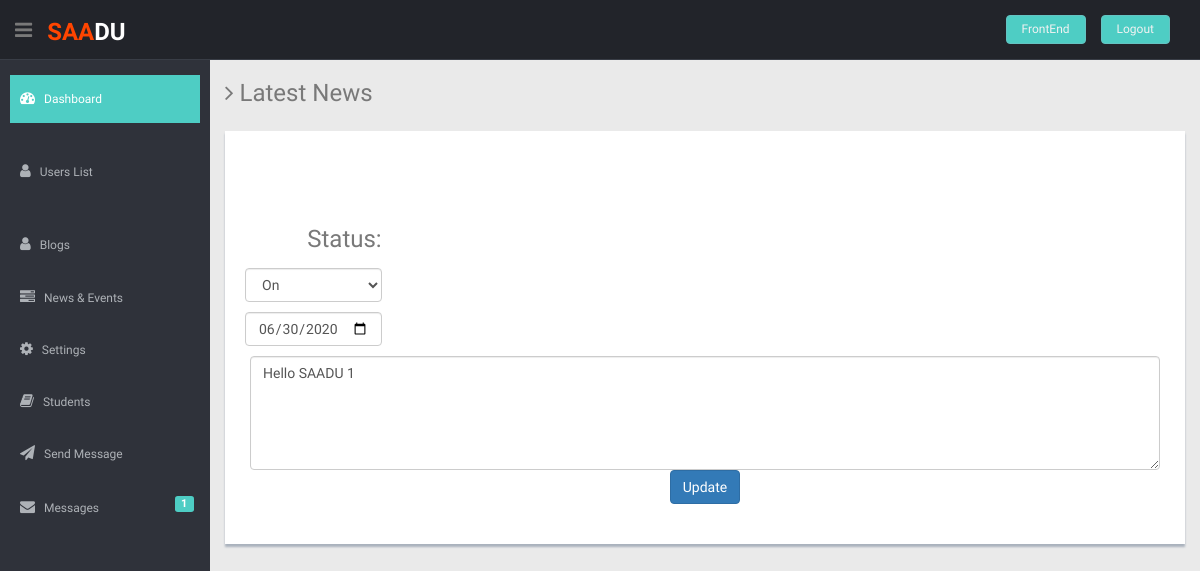
/admin/edit_news.php?news_id=39 (signed in), run on the app's committed database.
### tables this page shows
CREATE TABLE IF NOT EXISTS `news` (
  `news_id` int(11) NOT NULL AUTO_INCREMENT,
  `news` varchar(1000) NOT NULL,
  `status` varchar(4) NOT NULL,
  `expire_date` date DEFAULT NULL,
  PRIMARY KEY (`news_id`)
);

### admin/edit_news.php (the view, shortened to what this page needs)
<?php
include("header.php");
if(isset($_GET['news_id']))
{
	$news_id = $_GET['news_id'];
	$sql = "SELECT * FROM news WHERE news_id='$news_id'";
	$result = $conn->query($sql);
	if($row = mysqli_fetch_array($result))
	{
		$news 				= $row['news'];
		$status 			= $row['status'];
		$expire_date 			= $row['expire_date'];
	}
}
?>
    <section id="main-content">
      <section class="wrapper">
        <h3><i class="fa fa-angle-right"></i> Latest News</h3>
        <div class="row mt">
          <div class="col-lg-12">
            <div class="content-panel">
              <section id="unseen">
              <div class="row mt">
            <div class="col-lg-12 ">
            <div  class="col-md-12" style="padding: 10px;" align="right" >
              <form action="edit_news.php" method="post" role="form" class="contactForm">
               <div class=" margintop10 form-group" >
                 <div  class="col-md-2 " style="padding: 10px;">
                 <label > <h3 >Status:</h3></label>
                    <select type="text" class="form-control" name="status" placeholder="Status" required>
                    <option selected><?php echo($status) ?></option>
                    </select>
                     <input type="date" name="expire_date" value="<?php echo($expire_date) ?>" class="form-control" style="margin-top: 10px;"/>
                </div>
                <div class="col-md-12 form-group">
                  <textarea class="form-control editor" name="news" rows="5" placeholder="Write the latest news"/><?php echo($news) ?></textarea>
                  <p class="text-center">
                    <input class="btn btn-primary" type="submit" name="update" value="Update" />
                  </p>
                </div>
              </div>
            </form>
            </div>
          </div>
          </div>
        </div>
              </section>
      </section>
    </section>
<?php
  include('footer.php');
?>

### admin/css/style.css (style rules this page uses)
body { color: #797979; background: #eaeaea; font-family: 'Ruda', sans-serif; padding: 0px !important; margin: 0px !important; font-size:13px; }
.mt { margin-top: 25px; }
#main-content { margin-left: 210px; }
.wrapper { display: inline-block; margin-top: 60px; padding-left: 15px; padding-right: 15px; padding-bottom: 15px; padding-top: 0px; width: 100%; }
.content-panel { background: #ffffff; box-shadow: 0px 3px 2px #aab2bd; padding-top: 15px; padding-bottom: 5px; }
label { font-weight: 400; }

### data on the page
news: status "On", expire_date "06/30/2020", news "Hello SAADU 1"
